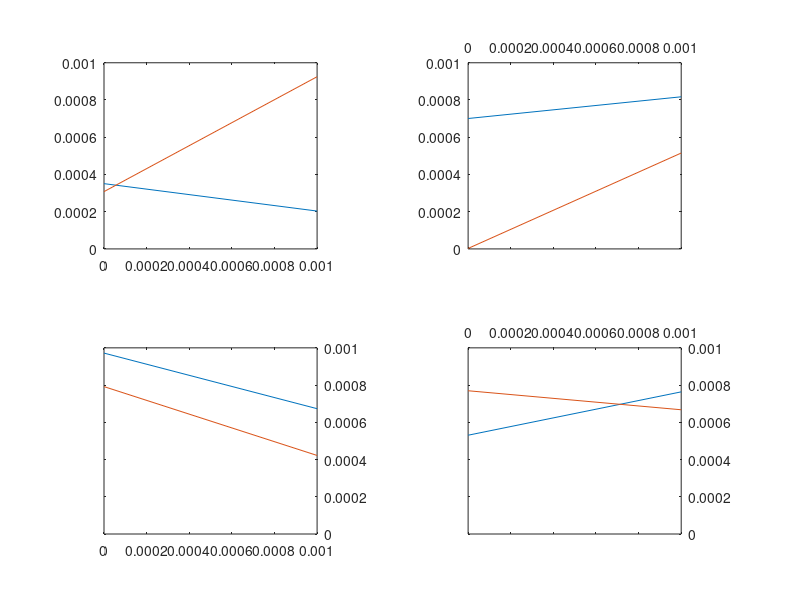

This chart was generated by the following MATLAB code: (Note: this script raises an error after producing the figure.)
%% Preamble -- not to appear in userguide
hfig = figure;
set(hfig,'units','centimeters','NumberTitle','off','Name','ex12');
pos = get(hfig,'position');
set(hfig,'position',[pos(1:2),12,12]);
%% Everything below appears in userguide
subplot(2,2,1),plot([0 1e-3],1e-3*rand(2));
axis([0 1e-3 0 1e-3]);
set(gca,'xaxislocation','bottom','yaxislocation','left');
%
subplot(2,2,2),plot([0 1e-3],1e-3*rand(2));
axis([0 1e-3 0 1e-3]);
set(gca,'xaxislocation','top','yaxislocation','left');
%
subplot(2,2,3),plot([0 1e-3],1e-3*rand(2));
axis([0 1e-3 0 1e-3]);
set(gca,'xaxislocation','bottom','yaxislocation','right');
%
subplot(2,2,4),plot([0 1e-3],1e-3*rand(2));
axis([0 1e-3 0 1e-3]);
set(gca,'xaxislocation','top','yaxislocation','right');
%% The following is excluded from userguide
matlabfrag('graphics/ex12');